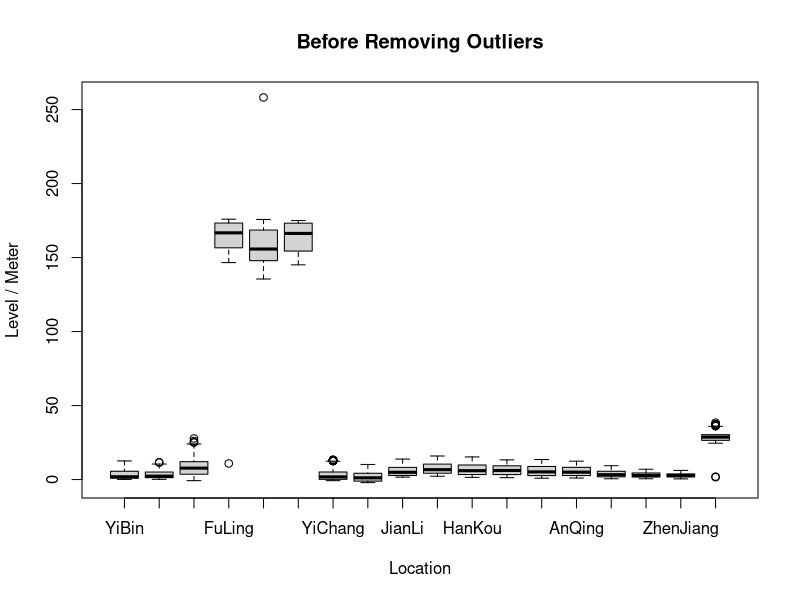
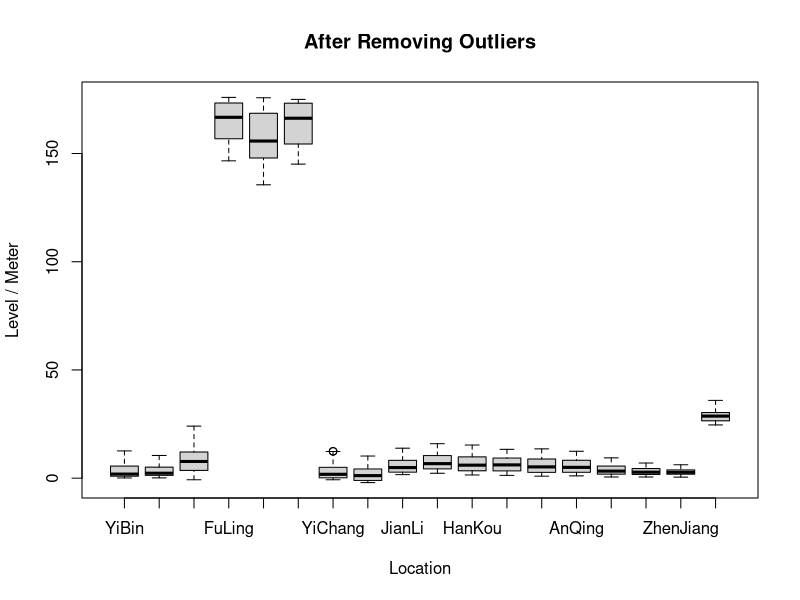
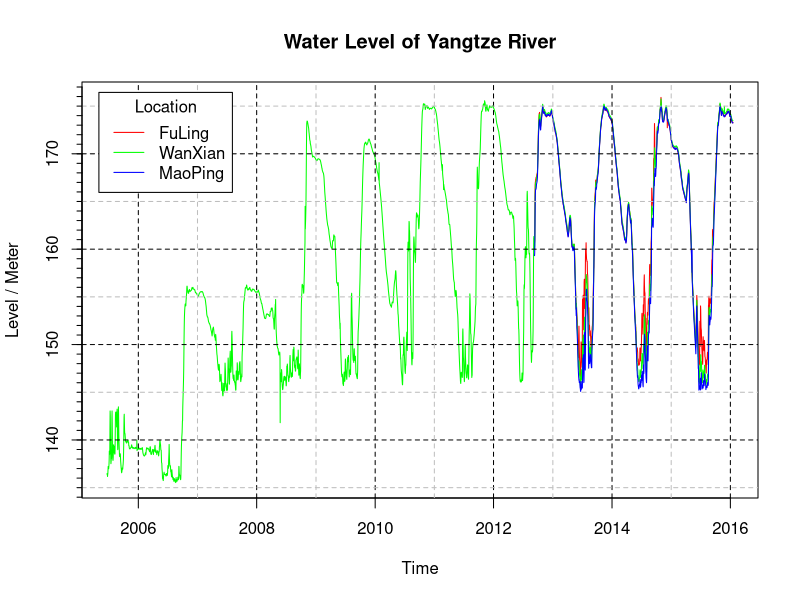
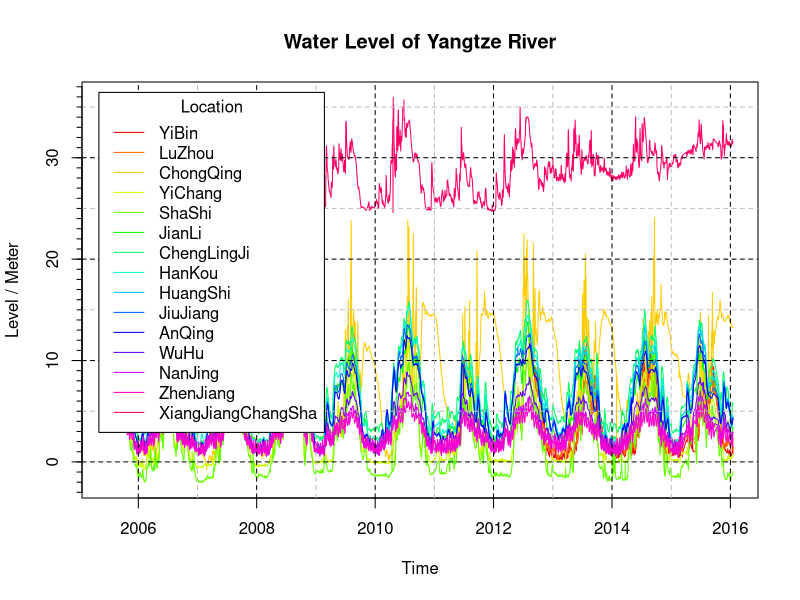

Write the R code that produced these figures, in order.
# Save Result to .pdf File
pdf("Yangtze.pdf")

# Read Data from .csv File
yangtze       <- read.table("Yangtze.csv", header=TRUE, sep=",", stringsAsFactors=FALSE)
yangtze[2:19] <- apply(yangtze[2:19], 2, as.numeric)
yangtze$Date  <- as.Date(yangtze$Date, "%d/%m/%Y")
yangtze[yangtze == 0] <- NA

# Remove Outliers
	# 1-Analysis
boxplot(yangtze[2:19],
	main="Before Removing Outliers",
	xlab="Location", ylab="Level / Meter")
QL    <- apply(yangtze[2:19], 2, quantile, probs=0.25, na.rm=TRUE)
QU    <- apply(yangtze[2:19], 2, quantile, probs=0.75, na.rm=TRUE)
QU_QL <- QU - QL
UnU   <- QU + 1.5*QU_QL
UnL   <- QL - 1.5*QU_QL
	# 2-Removing
for (i in seq(2, 19, 1)) {
	yangtze[which( yangtze[i] > UnU[names(yangtze[i])] ), i] <- NA
	yangtze[which( yangtze[i] < UnL[names(yangtze[i])] ), i] <- NA
}
boxplot(yangtze[2:19],
	main="After Removing Outliers",
	xlab="Location", ylab="Level / Meter")

# Summary
summary(yangtze)
vars1 <- c("FuLing", "WanXian", "MaoPing")
vars2 <- c("YiBin", "LuZhou", "ChongQing", "YiChang", "ShaShi", "JianLi", "ChengLingJi",
	"HanKou", "HuangShi", "JiuJiang", "AnQing", "WuHu", "NanJing", "ZhenJiang", "XiangJiangChangSha")

# Draw Plot
for (i in list(vars1, vars2)) {
	len = length(i)
	cols <- rainbow(len)
	plot(yangtze$Date, t(yangtze[i[1]]),
		main="Water Level of Yangtze River",
		xlab="Time", ylab="Level / Meter",
		ylim=c(min(yangtze[i], na.rm=TRUE), max(yangtze[i], na.rm=TRUE)),
		type="l", col=cols[1])
	for (j in seq(2, len, 1)) {
		lines(yangtze$Date, t(yangtze[i[j]]), col=cols[j])
	}
	yLabel1 <- c("2006-1-1", "2008-1-1", "2010-1-1", "2012-1-1", "2014-1-1", "2016-1-1", "2018-1-1")
	yLabel1 <- as.Date(yLabel1)
	yLabel2 <- c("2007-1-1", "2009-1-1",	"2011-1-1", "2013-1-1", "2015-1-1", "2017-1-1")
	yLabel2 <- as.Date(yLabel2)
	abline(h=seq(-10, 180, 10), v=yLabel1, lty=2, col="black")
	abline(h=seq( -5, 180, 10), v=yLabel2, lty=2, col="grey")
	library(Hmisc)
	minor.tick(nx=0, ny=10, tick.ratio=0.5)
	legend("topleft", inset=.025, title="Location", names(yangtze[i]), lty=rep(1, len), col=cols)
}
